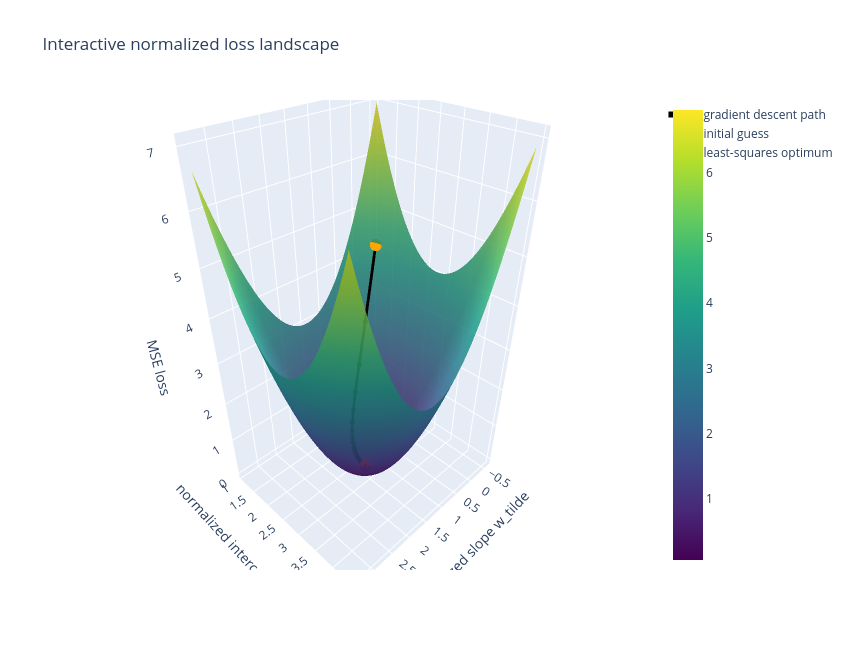

Notebook cell for this chart:
### Markdown cell above
### Interactive normalized loss landscape

The previous plot compared how quickly the loss decreases. Here we look at the normalized model directly in parameter space. The horizontal axes are the normalized parameters $\tilde{w}$ and $\tilde{b}$, and the vertical axis is the MSE loss.

Because the input has been centered and scaled, the loss surface is usually less stretched than in physical coordinates. The black curve shows the gradient descent path from the same physical starting line used above.

### Code cell
import plotly.graph_objects as go

# Least-squares optimum expressed in normalized coordinates.
w_norm_opt = w_lstsq.item() * x_std.item()
b_norm_opt = b_lstsq.item() + w_lstsq.item() * x_mean.item()
loss_norm_opt = torch.mean((x_norm * w_norm_opt + b_norm_opt - y)**2).item()

finite_path_norm = path_norm[np.isfinite(path_norm[:, 2])]
w_min = min(finite_path_norm[:, 0].min(), w_norm_opt) - 0.4
w_max = max(finite_path_norm[:, 0].max(), w_norm_opt) + 0.4
b_min = min(finite_path_norm[:, 1].min(), b_norm_opt) - 0.4
b_max = max(finite_path_norm[:, 1].max(), b_norm_opt) + 0.4

w_norm_values = torch.linspace(w_min, w_max, 80)
b_norm_values = torch.linspace(b_min, b_max, 80)
W_norm_grid, B_norm_grid = torch.meshgrid(w_norm_values, b_norm_values, indexing="ij")

loss_norm_grid = torch.mean(
    (x_norm.reshape(-1, 1, 1) * W_norm_grid + B_norm_grid - y.reshape(-1, 1, 1))**2,
    dim=0,
)

# Plot fewer markers if many epochs are used, while keeping the full trajectory shape.
path_step = max(1, len(finite_path_norm) // 300)
path_to_plot = finite_path_norm[::path_step]
if not np.array_equal(path_to_plot[-1], finite_path_norm[-1]):
    path_to_plot = np.vstack([path_to_plot, finite_path_norm[-1]])

fig = go.Figure()

fig.add_trace(
    go.Surface(
        x=W_norm_grid.numpy(),
        y=B_norm_grid.numpy(),
        z=loss_norm_grid.numpy(),
        colorscale="Viridis",
        opacity=0.85,
        name="MSE loss",
        showscale=True,
    )
)

fig.add_trace(
    go.Scatter3d(
        x=path_to_plot[:, 0],
        y=path_to_plot[:, 1],
        z=path_to_plot[:, 2],
        mode="lines+markers",
        line=dict(color="black", width=6),
        marker=dict(color="black", size=3),
        name="gradient descent path",
    )
)

fig.add_trace(
    go.Scatter3d(
        x=[path_norm[0, 0]],
        y=[path_norm[0, 1]],
        z=[path_norm[0, 2]],
        mode="markers",
        marker=dict(color="orange", size=7),
        name="initial guess",
    )
)

fig.add_trace(
    go.Scatter3d(
        x=[w_norm_opt],
        y=[b_norm_opt],
        z=[loss_norm_opt],
        mode="markers",
        marker=dict(color="red", size=7),
        name="least-squares optimum",
    )
)

fig.update_layout(
    title="Interactive normalized loss landscape",
    scene=dict(
        xaxis_title="normalized slope w_tilde",
        yaxis_title="normalized intercept b_tilde [N]",
        zaxis_title="MSE loss",
    ),
    width=850,
    height=650,
)

fig.show()

### Figure 1 — Plotly figure (JSON) as saved in the notebook; plotly's stock layout.template omitted (floating-point values rounded to 4 significant figures; data arrays with more than 128 entries replaced by an {"elided": "..."} marker saying what was removed)
{"data": [{"colorscale": [[0, "#440154"], [0.1111, "#482878"], [0.2222, "#3e4989"], [0.3333, "#31688e"], [0.4444, "#26828e"], [0.5556, "#1f9e89"], [0.6667, "#35b779"], [0.7778, "#6ece58"], [0.8889, "#b5de2b"], [1, "#fde725"]], "name": "MSE loss", "opacity": 0.85, "showscale": true, "type": "surface", "x": {"elided": "80x80 float values"}, "y": {"elided": "80x80 float values"}, "z": {"elided": "80x80 float values"}}, {"line": {"color": "black", "width": 6}, "marker": {"color": "black", "size": 3}, "mode": "lines+markers", "name": "gradient descent path", "type": "scatter3d", "x": {"elided": "335 float values"}, "y": {"elided": "335 float values"}, "z": {"elided": "335 float values"}}, {"marker": {"color": "orange", "size": 7}, "mode": "markers", "name": "initial guess", "type": "scatter3d", "x": [-0.1702], "y": [1.488], "z": [4.333]}, {"marker": {"color": "red", "size": 7}, "mode": "markers", "name": "least-squares optimum", "type": "scatter3d", "x": [1.446], "y": [2.794], "z": [0.05686]}], "layout": {"height": 650, "scene": {"xaxis": {"title": {"text": "normalized slope w_tilde"}}, "yaxis": {"title": {"text": "normalized intercept b_tilde [N]"}}, "zaxis": {"title": {"text": "MSE loss"}}}, "title": {"text": "Interactive normalized loss landscape"}, "width": 850}}
